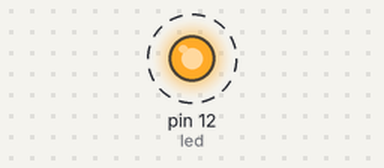
This sketch was run on a simulated Arduino Uno, built with avr-gcc and run on an emulated ATmega328P. Shown: output pins drawn as LEDs (lit = HIGH). Dashed ring = blinking. What the sketch prints to the serial monitor is not drawn.

Above: at 0.05 s.
Timing chart, 0 to 3.0 s (numbered marks = the images above):
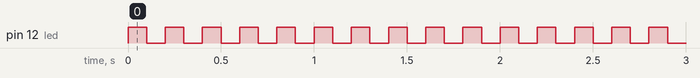

The sketch:

reading.ino
```cpp
// set Arduino UNO board
// Port: /dev/tty.usbmodem1411
// Programmer: arduino
// Overriding Baud Rate: 115200

// wire: GND to - column
// resistor: - column to a3
// led: c3 to c2 (short/negative in c3)
// wire: e2 to pin12


int led = 12;         // the pin that the LED is attached to
//int brightness = 0;   // how bright the LED is
//int fadeAmount = 5;   // how many points to fade the LED by

// the setup function runs once when you press reset or power the board
void setup() {
  Serial.begin(9600);

  // initialize digital pin number led as an output.
  pinMode(led, OUTPUT);
  Serial.print("8"); // turn Serial Monitor on to see output
}

// the loop function runs over and over again forever
void loop() {
  //Serial.print("test"); // turn Serial Monitor on to see output

  digitalWrite(led, 5);   // turn the LED on (5 is the HIGH is the voltage level)
  delay(100);            // wait for a second
  digitalWrite(led, 0);   // turn the LED off by making the voltage 0 (or LOW)
  delay(100);            // wait
  Serial.print("OnOff\n"); // turn Serial Monitor on to see output


  // reverse the direction of the fading at the ends of the fade:
  /*
  if (brightness == 0 || brightness == 255) {
    fadeAmount = -fadeAmount ;
  }
  */

}
```

Measured:
- by itself, pin 12 (led): alternates HIGH for 0.10 s and LOW for 0.10 s
